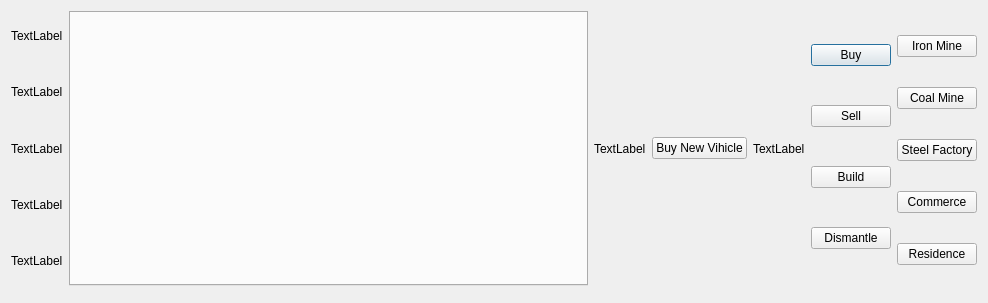
<?xml version="1.0" encoding="UTF-8"?>
<ui version="4.0">
 <class>BuildingInfoDialog</class>
 <widget class="QDialog" name="BuildingInfoDialog">
  <property name="geometry">
   <rect>
    <x>0</x>
    <y>0</y>
    <width>988</width>
    <height>303</height>
   </rect>
  </property>
  <property name="windowTitle">
   <string>Dialog</string>
  </property>
  <layout class="QGridLayout" name="gridLayout">
   <item row="0" column="0">
    <layout class="QVBoxLayout" name="verticalLayout_Info">
     <item>
      <widget class="QLabel" name="label_Name">
       <property name="text">
        <string>TextLabel</string>
       </property>
      </widget>
     </item>
     <item>
      <widget class="QLabel" name="label_Value">
       <property name="text">
        <string>TextLabel</string>
       </property>
      </widget>
     </item>
     <item>
      <widget class="QLabel" name="label_Type">
       <property name="text">
        <string>TextLabel</string>
       </property>
      </widget>
     </item>
     <item>
      <widget class="QLabel" name="label_Owner">
       <property name="text">
        <string>TextLabel</string>
       </property>
      </widget>
     </item>
     <item>
      <widget class="QLabel" name="label_Position">
       <property name="text">
        <string>TextLabel</string>
       </property>
      </widget>
     </item>
    </layout>
   </item>
   <item row="0" column="1">
    <widget class="QTabWidget" name="tabWidget_industry">
     <property name="currentIndex">
      <number>-1</number>
     </property>
    </widget>
   </item>
   <item row="0" column="2">
    <widget class="QLabel" name="label_GarageState">
     <property name="text">
      <string>TextLabel</string>
     </property>
    </widget>
   </item>
   <item row="0" column="4">
    <widget class="QLabel" name="label_WarehouseSum">
     <property name="text">
      <string>TextLabel</string>
     </property>
    </widget>
   </item>
   <item row="0" column="5">
    <layout class="QVBoxLayout" name="verticalLayout_Main">
     <item>
      <widget class="QPushButton" name="pushButton_Buy">
       <property name="text">
        <string>Buy</string>
       </property>
      </widget>
     </item>
     <item>
      <widget class="QPushButton" name="pushButton_Sell">
       <property name="text">
        <string>Sell</string>
       </property>
      </widget>
     </item>
     <item>
      <widget class="QPushButton" name="pushButton_Build">
       <property name="text">
        <string>Build</string>
       </property>
      </widget>
     </item>
     <item>
      <widget class="QPushButton" name="pushButton_Dismantle">
       <property name="text">
        <string>Dismantle</string>
       </property>
      </widget>
     </item>
    </layout>
   </item>
   <item row="0" column="6" rowspan="2">
    <layout class="QVBoxLayout" name="verticalLayout_Build">
     <item>
      <widget class="MyPushButton" name="pushButton_Build_IronMine">
       <property name="text">
        <string>Iron Mine</string>
       </property>
      </widget>
     </item>
     <item>
      <widget class="MyPushButton" name="pushButton_Build_CoalMine">
       <property name="text">
        <string>Coal Mine</string>
       </property>
      </widget>
     </item>
     <item>
      <widget class="MyPushButton" name="pushButton_Build_SteelBaseIndustry">
       <property name="text">
        <string>Steel Factory</string>
       </property>
      </widget>
     </item>
     <item>
      <widget class="MyPushButton" name="pushButton_Build_BaseCommerce">
       <property name="text">
        <string>Commerce</string>
       </property>
      </widget>
     </item>
     <item>
      <widget class="MyPushButton" name="pushButton_Build_residence">
       <property name="text">
        <string>Residence</string>
       </property>
      </widget>
     </item>
    </layout>
   </item>
   <item row="0" column="3">
    <widget class="QPushButton" name="pushButtonAddVihicle">
     <property name="text">
      <string>Buy New Vihicle</string>
     </property>
    </widget>
   </item>
  </layout>
 </widget>
 <customwidgets>
  <customwidget>
   <class>MyPushButton</class>
   <extends>QPushButton</extends>
   <header>mypushbutton.h</header>
  </customwidget>
 </customwidgets>
 <resources/>
 <connections/>
</ui>
